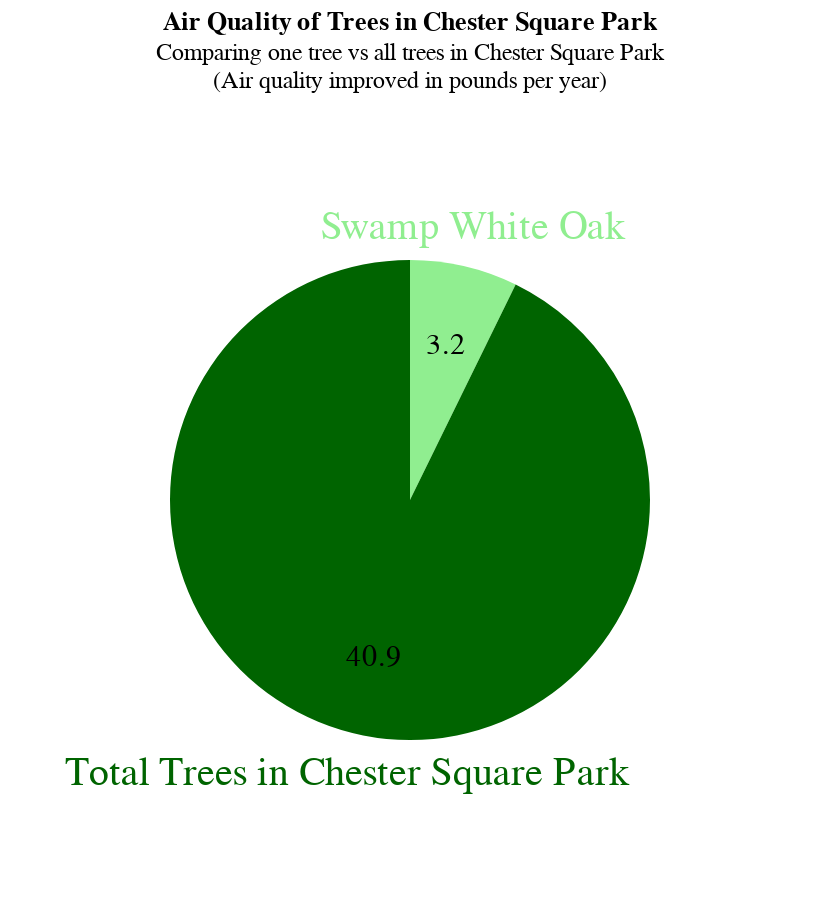

The code cell stored with this chart in its notebook:
### Code cell
# Pie chart for 2950116, Swamp White Oak
source2 = pd.DataFrame({"Tree": ['Swamp White Oak', 'Total Trees in Chester Square Park'], "Air quality improved (lb/year)": [3.2, 40.9]})

base = alt.Chart(source2).encode(
    alt.Theta("Air quality improved (lb/year)").stack(True),
    alt.Color("Tree", scale=alt.Scale(range=["lightgreen", "darkgreen"])).legend(None)
).properties(
    width=400,
    height=400,
    title={
      "text": ["Air Quality of Trees in Chester Square Park"], 
      "subtitle": ["Comparing one tree vs all trees in Chester Square Park", "(Air quality improved in pounds per year)"]
    }
)

pie = base.mark_arc(outerRadius=120)
text = base.mark_text(radius=80, size=15).encode(text="Air quality improved (lb/year):N", color=alt.value("black"))
text2 = base.mark_text(radius=140, size=20).encode(text="Tree:N")

pie + text + text2

### Figure 1 — Vega-Lite specification as saved in the notebook (floating-point values rounded to 4 significant figures)
{"config": {"view": {"continuousWidth": 300, "continuousHeight": 300}}, "layer": [{"mark": {"type": "arc", "outerRadius": 120}, "encoding": {"color": {"field": "Tree", "legend": null, "scale": {"range": ["lightgreen", "darkgreen"]}, "type": "nominal"}, "theta": {"field": "Air quality improved (lb/year)", "stack": true, "type": "quantitative"}}, "title": {"text": ["Air Quality of Trees in Chester Square Park"], "subtitle": ["Comparing one tree vs all trees in Chester Square Park", "(Air quality improved in pounds per year)"]}}, {"mark": {"type": "text", "radius": 80, "size": 15}, "encoding": {"color": {"value": "black"}, "text": {"field": "Air quality improved (lb/year)", "type": "nominal"}, "theta": {"field": "Air quality improved (lb/year)", "stack": true, "type": "quantitative"}}, "title": {"text": ["Air Quality of Trees in Chester Square Park"], "subtitle": ["Comparing one tree vs all trees in Chester Square Park", "(Air quality improved in pounds per year)"]}}, {"mark": {"type": "text", "radius": 140, "size": 20}, "encoding": {"color": {"field": "Tree", "legend": null, "scale": {"range": ["lightgreen", "darkgreen"]}, "type": "nominal"}, "text": {"field": "Tree", "type": "nominal"}, "theta": {"field": "Air quality improved (lb/year)", "stack": true, "type": "quantitative"}}, "title": {"text": ["Air Quality of Trees in Chester Square Park"], "subtitle": ["Comparing one tree vs all trees in Chester Square Park", "(Air quality improved in pounds per year)"]}}], "data": {"name": "data-0b4f24035bbdfed5035af2f2a91cff9c"}, "height": 400, "width": 400, "$schema": "https://vega.github.io/schema/vega-lite/v5.8.0.json", "datasets": {"data-0b4f24035bbdfed5035af2f2a91cff9c": [{"Tree": "Swamp White Oak", "Air quality improved (lb/year)": 3.2}, {"Tree": "Total Trees in Chester Square Park", "Air quality improved (lb/year)": 40.9}]}}
